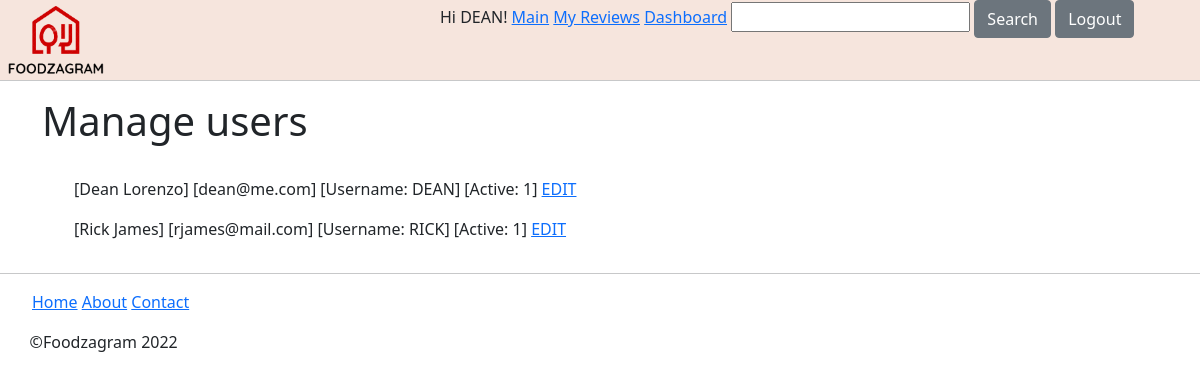
Page /users.php (signed in) on the committed database.
### tables this page shows
CREATE TABLE `user` (
  `userid` int(11) NOT NULL,
  `first_name` varchar(50) NOT NULL,
  `last_name` varchar(50) NOT NULL,
  `username` varchar(50) NOT NULL,
  `pwd` varchar(100) NOT NULL,
  `email` varchar(100) NOT NULL,
  `active` bit(1) NOT NULL DEFAULT b'1',
  `admin` bit(1) NOT NULL DEFAULT b'0'
);

### users.php (the view, shortened to what this page needs)
<?php
    require_once('header.php');
    $qry = "SELECT * FROM user ORDER BY first_name";
    $stm = $db->prepare($qry);
    $stm->execute();
?>
<h1>Manage users</h1>
<br />
<table>
    <?php while($dat = $stm->fetch()): ?>
        <ul>
            <li class="tbl-li">[<?= $dat['first_name'] ?></li>
            <li class="tbl-li"><?= $dat['last_name'] ?>]</li>
            <li class="tbl-li">[<?= $dat['email'] ?>]</li>
            <li class="tbl-li">[Username: <?= strtoupper($dat['username']) ?>]</li>
            <li class="tbl-li">[Active: <?= $dat['active'] ?>]</li>
            <li class="tbl-li">
                <a href="user_edit.php?userid=<?= $dat['userid']?>">EDIT</a></li>
        </ul>
    <?php endwhile ?>
</table>
<?php require_once('footer.php');

### styles.css (style rules this page uses)
ul { list-style: none; }
.top-nav-li, .bottom-nav-li, .top-nav-search, .nav-li, .tbl-li, .heading_inline, .select-option-li { display: inline-block; }

### rows in the picture
user: first_name "Dean", last_name "Lorenzo", email "dean@me.com", username "DEAN", active "1"
user: first_name "Rick", last_name "James", email "rjames@mail.com", username "RICK", active "1"

### other values in the picture
$_SESSION['username'] "DEAN"
